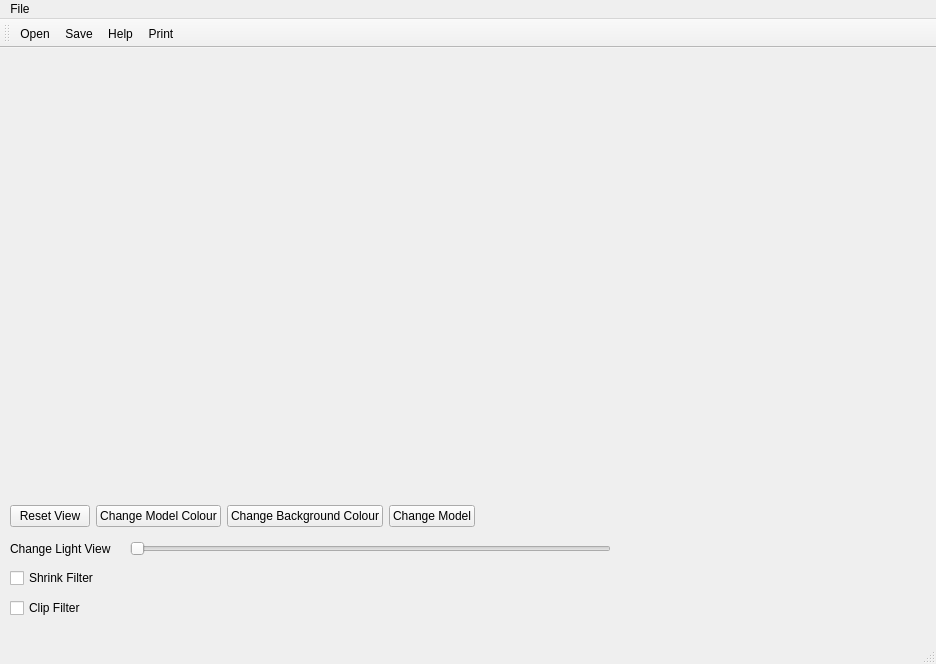
<?xml version="1.0" encoding="UTF-8"?>
<ui version="4.0">
 <class>MainWindow</class>
 <widget class="QMainWindow" name="MainWindow">
  <property name="geometry">
   <rect>
    <x>0</x>
    <y>0</y>
    <width>936</width>
    <height>664</height>
   </rect>
  </property>
  <property name="windowTitle">
   <string>MainWindow</string>
  </property>
  <widget class="QWidget" name="centralwidget">
   <widget class="QWidget" name="layoutWidget">
    <property name="geometry">
     <rect>
      <x>10</x>
      <y>40</y>
      <width>602</width>
      <height>439</height>
     </rect>
    </property>
    <layout class="QVBoxLayout" name="verticalLayout">
     <item>
      <widget class="QVTKOpenGLWidget" name="qvtkWidget" native="true">
       <property name="minimumSize">
        <size>
         <width>600</width>
         <height>400</height>
        </size>
       </property>
      </widget>
     </item>
     <item>
      <layout class="QHBoxLayout" name="horizontalLayout">
       <item>
        <widget class="QPushButton" name="ResetViewBtn">
         <property name="text">
          <string>Reset View</string>
         </property>
        </widget>
       </item>
       <item>
        <widget class="QPushButton" name="ChangeColourBtn">
         <property name="text">
          <string>Change Model Colour</string>
         </property>
        </widget>
       </item>
       <item>
        <widget class="QPushButton" name="ChangeBackgroundBtn">
         <property name="text">
          <string>Change Background Colour</string>
         </property>
        </widget>
       </item>
       <item>
        <widget class="QPushButton" name="ChangeModelBtn">
         <property name="text">
          <string>Change Model</string>
         </property>
        </widget>
       </item>
       <item>
        <spacer name="horizontalSpacer">
         <property name="orientation">
          <enum>Qt::Horizontal</enum>
         </property>
         <property name="sizeHint" stdset="0">
          <size>
           <width>40</width>
           <height>20</height>
          </size>
         </property>
        </spacer>
       </item>
      </layout>
     </item>
    </layout>
   </widget>
   <widget class="QCheckBox" name="checkBox">
    <property name="geometry">
     <rect>
      <x>10</x>
      <y>520</y>
      <width>121</width>
      <height>20</height>
     </rect>
    </property>
    <property name="text">
     <string>Shrink Filter</string>
    </property>
   </widget>
   <widget class="QSlider" name="horizontalSlider">
    <property name="geometry">
     <rect>
      <x>130</x>
      <y>490</y>
      <width>481</width>
      <height>22</height>
     </rect>
    </property>
    <property name="orientation">
     <enum>Qt::Horizontal</enum>
    </property>
   </widget>
   <widget class="QLabel" name="label">
    <property name="geometry">
     <rect>
      <x>10</x>
      <y>490</y>
      <width>111</width>
      <height>21</height>
     </rect>
    </property>
    <property name="text">
     <string>Change Light View</string>
    </property>
   </widget>
   <widget class="QCheckBox" name="checkBox_2">
    <property name="geometry">
     <rect>
      <x>10</x>
      <y>550</y>
      <width>81</width>
      <height>20</height>
     </rect>
    </property>
    <property name="text">
     <string>Clip Filter</string>
    </property>
   </widget>
  </widget>
  <widget class="QMenuBar" name="menubar">
   <property name="geometry">
    <rect>
     <x>0</x>
     <y>0</y>
     <width>936</width>
     <height>26</height>
    </rect>
   </property>
   <widget class="QMenu" name="menuFile">
    <property name="title">
     <string>File</string>
    </property>
    <addaction name="actionFileOpen"/>
    <addaction name="actionFileSave"/>
   </widget>
   <addaction name="menuFile"/>
  </widget>
  <widget class="QStatusBar" name="statusbar"/>
  <widget class="QToolBar" name="toolBar">
   <property name="windowTitle">
    <string>toolBar</string>
   </property>
   <attribute name="toolBarArea">
    <enum>TopToolBarArea</enum>
   </attribute>
   <attribute name="toolBarBreak">
    <bool>false</bool>
   </attribute>
   <addaction name="actionFileOpen"/>
   <addaction name="actionFileSave"/>
   <addaction name="actionHelp"/>
   <addaction name="actionPrint"/>
  </widget>
  <action name="actionFileOpen">
   <property name="icon">
    <iconset resource="Icons/icons.qrc">
     <normaloff>:/Icons/fileopen.png</normaloff>:/Icons/fileopen.png</iconset>
   </property>
   <property name="text">
    <string>Open</string>
   </property>
  </action>
  <action name="actionFileSave">
   <property name="icon">
    <iconset resource="Icons/icons.qrc">
     <normaloff>:/Icons/filesave.png</normaloff>:/Icons/filesave.png</iconset>
   </property>
   <property name="text">
    <string>Save</string>
   </property>
  </action>
  <action name="actionHelp">
   <property name="icon">
    <iconset resource="Icons/icons.qrc">
     <normaloff>:/Icons/help.png</normaloff>:/Icons/help.png</iconset>
   </property>
   <property name="text">
    <string>Help</string>
   </property>
  </action>
  <action name="actionPrint">
   <property name="icon">
    <iconset resource="Icons/icons.qrc">
     <normaloff>:/Icons/print.png</normaloff>:/Icons/print.png</iconset>
   </property>
   <property name="text">
    <string>Print</string>
   </property>
  </action>
 </widget>
 <customwidgets>
  <customwidget>
   <class>QVTKOpenGLWidget</class>
   <extends>QWidget</extends>
   <header>QVTKOpenGLWidget.h</header>
  </customwidget>
 </customwidgets>
 <resources>
  <include location="Icons/icons.qrc"/>
 </resources>
 <connections/>
</ui>
